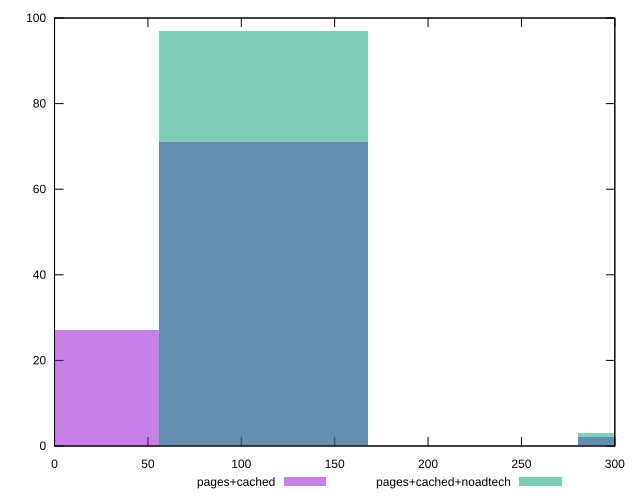

This chart was generated by the following gnuplot code:
reset

$pagesCached <<EOF
112.01058746740185 71
0 27
336.0317624022056 2
EOF

$pagesCachedNoadtech <<EOF
112.01058746740185 97
336.0317624022056 3
EOF

set key outside below
set boxwidth 112.01058746740185
set xrange [0:300]
set yrange [0:100]
set trange [0:100]
set style fill transparent solid 0.5 noborder
set terminal svg size 640, 500 enhanced background rgb 'white'
set output "report_00025_2021-02-22T21:38:55.199Z/unused-css-rules/comparison/histogram/1_vs_2.svg"

plot $pagesCached title "pages+cached" with boxes, \
     $pagesCachedNoadtech title "pages+cached+noadtech" with boxes

reset
